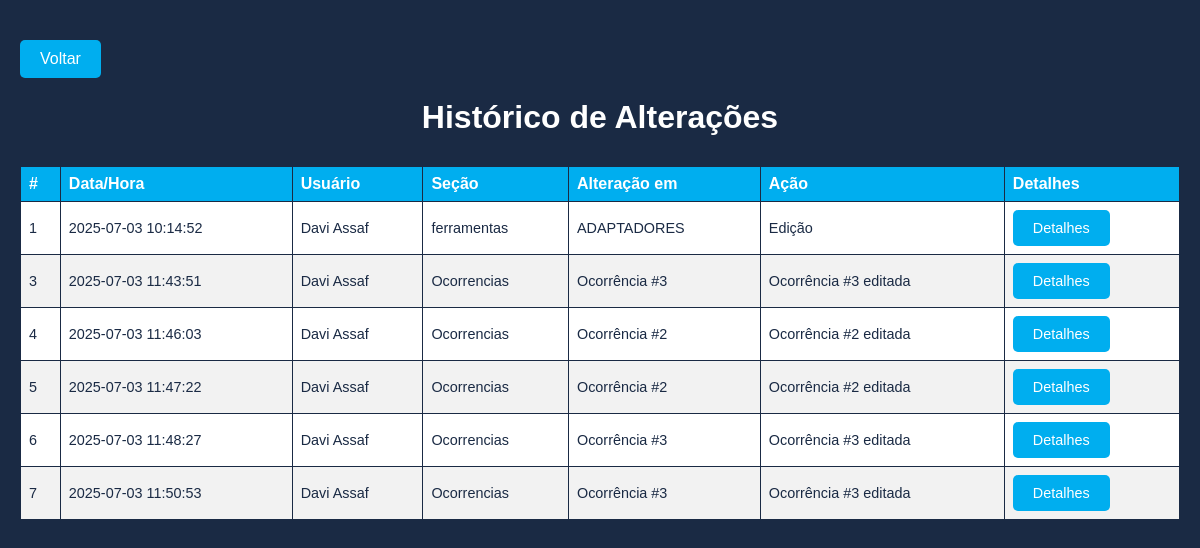
/menu/historico/index.php (signed in), run on the app's committed database.
### tables this page shows
CREATE TABLE IF NOT EXISTS `historico` (
  `id` int NOT NULL AUTO_INCREMENT,
  `data_hora` datetime NOT NULL DEFAULT CURRENT_TIMESTAMP,
  `funcionario_id` int NOT NULL,
  `secao` varchar(50) NOT NULL,
  `item` varchar(250) NOT NULL,
  `acao` varchar(30) NOT NULL,
  `detalhes` text,
  PRIMARY KEY (`id`),
  UNIQUE KEY `id` (`id`)
);

CREATE TABLE IF NOT EXISTS `funcionarios` (
  `id_funcionario` int NOT NULL AUTO_INCREMENT,
  `nome` varchar(100) NOT NULL,
  `telefone` varchar(25) NOT NULL,
  `email` varchar(250) DEFAULT NULL,
  `senha` varchar(255) DEFAULT NULL,
  `administrador` tinyint NOT NULL DEFAULT '0',
  PRIMARY KEY (`id_funcionario`),
  UNIQUE KEY `id` (`id_funcionario`)
);

### menu/historico/index.php (the view, shortened to what this page needs)
<?php
include '../conn.php';
$query = "SELECT * FROM historico";
$stmt = $conn->prepare($query);
$stmt->execute();
$result = $stmt->get_result();
?>
<!DOCTYPE html>
<html lang="pt-BR">
<head>
    <link rel="stylesheet" type="text/css" href="style.css">
</head>
<body>
    <div class='back-button'>
        <a href='..' class='back-btn'>Voltar</a>
    </div>
    <h1>Histórico de Alterações</h1>
    <table class="table-style">
        <thead>
            <tr>
                <th>#</th>
                <th>Data/Hora</th>
                <th>Usuário</th>
                <th>Seção</th>
                <th>Alteração em</th>
                <th>Ação</th>
                <th>Detalhes</th>
            </tr>
        </thead>
        <tbody>
            <?php if ($result->num_rows > 0): ?>
                <?php while ($row = $result->fetch_assoc()): ?>
                    <?php
                    $query_func = "SELECT nome FROM funcionarios WHERE id_funcionario = ?";
                    $stmt_func = $conn->prepare($query_func);
                    $stmt_func->bind_param("i", $row['funcionario_id']);
                    $stmt_func->execute();
                    $result_funcionario = $stmt_func->get_result();
                    $funcionario = $result_funcionario->fetch_assoc();
                    ?>
                    <tr>
                        <td><?php echo htmlspecialchars($row['id']); ?></td>
                        <td><?php echo htmlspecialchars($row['data_hora']); ?></td>
                        <td><?php echo htmlspecialchars($funcionario['nome'] ?? ''); ?></td>
                        <td><?php echo htmlspecialchars($row['secao']); ?></td>
                        <td><?php echo htmlspecialchars($row['item']); ?></td>
                        <td><?php echo htmlspecialchars($row['acao']); ?></td>
                        <td><button onclick="historicoDetalhes(<?php echo htmlspecialchars($row['id']); ?>)">Detalhes</button></td>
                    </tr>
                <?php endwhile; ?>
            <?php else: ?>
                <tr>
                    <td colspan="7">Nenhum registro encontrado.</td>
                </tr>
            <?php endif; ?>
        </tbody>
    </table>
</body>
</html>

### menu/styles.css (style rules this page uses)
body { background-color: var(--primary-color); font-family: var(--font-family); color: var(--secondary-color); margin: 0; padding: 20px; font-family: Arial, Helvetica, sans-serif; }
h1 { text-align: center; }
h1, h2, h3 { margin-bottom: 30px; }
button { background-color: var(--accent-color); color: var(--secondary-color); border: none; padding: 10px 20px; border-radius: var(--border-radius); cursor: pointer; font-size: 1em; transition: background-color 0.3s ease; }
.back-button { margin: 20px; }
.back-button a { background-color: var(--accent-color); color: var(--secondary-color); text-decoration: none; transition: background-color 0.2s, color 0.2s; font-weight: 500; font-size: 1rem; display: inline-block; padding: 10px 20px; border-radius: var(--border-radius); }
.back-button { margin: 20px 0; text-align: left; }
.table-style, table { width: 100%; border-collapse: collapse; background-color: var(--secondary-color); color: var(--primary-color); }
.table-style th, table th { background-color: var(--accent-color); color: var(--secondary-color); border: 1px solid var(--primary-color); padding: 8px; text-align: left; }
.table-style td { border: 1px solid var(--primary-color); padding: 8px; overflow-wrap: break-word; font-size: 0.9em; }
.table-style tr:nth-child(even), table tr:nth-child(even) { background-color: var(--neutral-color); }

### menu/config.css (style rules this page uses)
:root { --primary-color: #1A2A44; --secondary-color: #FFFFFF; --accent-color: #00AEEF; --accent-hover-color: #008FCC; --neutral-color: #F2F2F2; --font-family: Arial, sans-serif; --border-radius: 5px; --container-radius: 10px; --shadow: 0 0 15px rgba(0, 0, 0, 0.2); }

### data on the page
historico: id "1", data_hora "2025-07-03 10:14:52", funcionario.nome "Davi Assaf", secao "ferramentas", item "ADAPTADORES", acao "Edição"
historico: id "3", data_hora "2025-07-03 11:43:51", funcionario.nome "Davi Assaf", secao "Ocorrencias", item "Ocorrência #3", acao "Ocorrência #3 editada"
historico: id "4", data_hora "2025-07-03 11:46:03", funcionario.nome "Davi Assaf", secao "Ocorrencias", item "Ocorrência #2", acao "Ocorrência #2 editada"
historico: id "5", data_hora "2025-07-03 11:47:22", funcionario.nome "Davi Assaf", secao "Ocorrencias", item "Ocorrência #2", acao "Ocorrência #2 editada"
historico: id "6", data_hora "2025-07-03 11:48:27", funcionario.nome "Davi Assaf", secao "Ocorrencias", item "Ocorrência #3", acao "Ocorrência #3 editada"
historico: id "7", data_hora "2025-07-03 11:50:53", funcionario.nome "Davi Assaf", secao "Ocorrencias", item "Ocorrência #3", acao "Ocorrência #3 editada"
